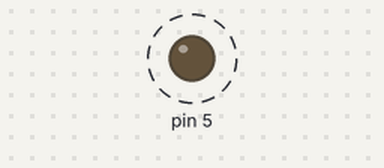
Bench run of a sketch on a simulated Arduino Uno, built with avr-gcc and run on an emulated ATmega328P. Parts: output pins drawn as LEDs (lit = HIGH). Dashed ring = blinking.

Above: at 0.5 s.
Timing chart, 0 to 4.7 s (numbered marks = the images above):
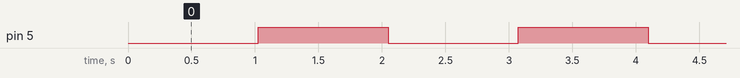

The sketch:

Timer_Interrupt.ino
```cpp
volatile unsigned long ms;
unsigned char* tccr2a = (unsigned char*)0xB0;
unsigned char* tccr2b = (unsigned char*)0xB1;
unsigned char* timsk2 = (unsigned char*)0x70;
unsigned char* portd = (unsigned char*)0x2B;  // Pointer to Port D Data Register
unsigned char* ddrd = (unsigned char*)0x2A;   // Pointer to Data Direction Register for Port D
unsigned char* sreg = (unsigned char*)0x5F;
unsigned long previousTime;

ISR(TIMER2_OVF_vect) {
  ms++;
}

unsigned long getMilliseconds() {
  *timsk2 = 0;             // Disable timer2 interrupts
  unsigned long val = ms;  // Read the variable
  *timsk2 = 1;             // Re-enable timer2 interrupts
  return val;
}

void setup() {
  *ddrd |= (1 << 5);  // Set PD5 as output using bitwise OR to set only bit 5
  *tccr2a = 3;        // 8-bit Fast PWM on timer2
  *tccr2b = 4;        // Set pre-scaler to 64
  *sreg |= (1 << 7);  // Enable interrupts
  *timsk2 = 1;        // Enable timer2 overflow interrupt
}

void loop() {
  unsigned long currentTime = getMilliseconds();
  if ((*portd) & (1 << 5)) {  // If LED is currently ON
    if (currentTime - previousTime >= 1000) {
      *portd &= ~(1 << 5);  // Turn it OFF using bitwise AND and NOT to clear only bit 5
      previousTime = currentTime;
    }
  } else {  // If LED is currently OFF
    if (currentTime - previousTime >= 1000) {
      *portd |= (1 << 5);  // Turn it ON using bitwise OR to set only bit 5
      previousTime = currentTime;
    }
  }
}
```

Measured:
- by itself, pin 5: alternates HIGH for 1.0 s and LOW for 1.0 s
